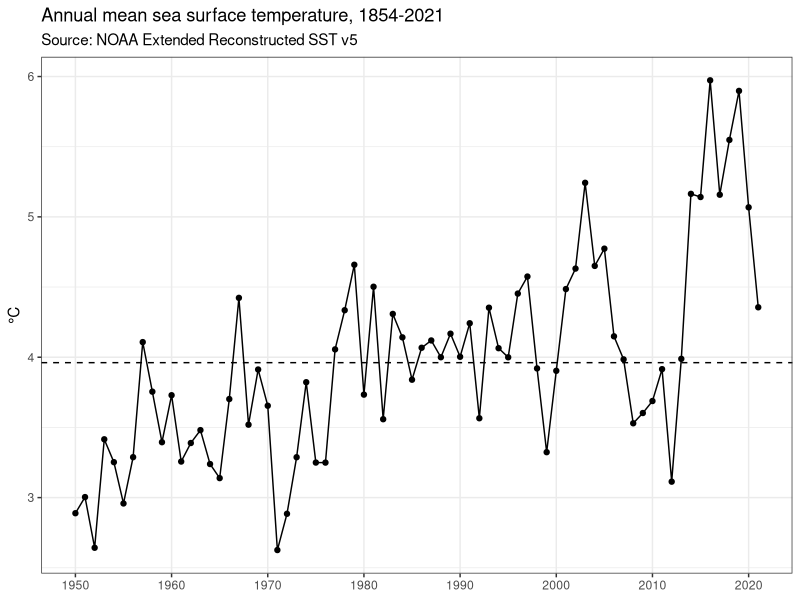
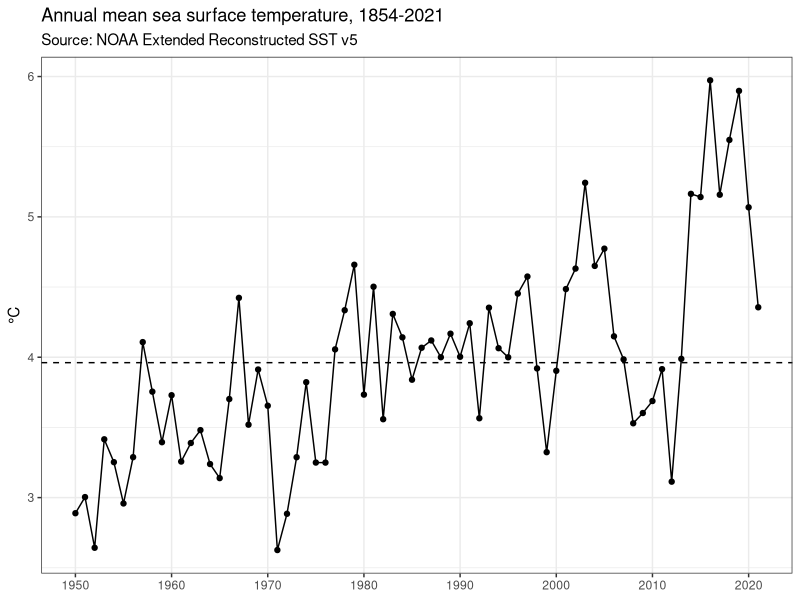

R code for these plots, in order:
# plots for snow crab and climate change section in council document

library(tidyverse)
theme_set(theme_bw())

# first, annual SST

dat <- read.csv("./CMIP6/summaries/regional_north_pacific_ersst_time_series.csv")

head(dat)

dat <- dat %>%
  filter(region == "Eastern_Bering_Sea")

ggplot(dat, aes(year, annual.unsmoothed)) +
  geom_point() +
  geom_line() +
  theme(axis.title.x = element_blank()) +
  geom_hline(yintercept = mean(dat$annual.unsmoothed), lty = 2) +
  labs(title = "Annual mean sea surface temperature, 1854-2021",
       subtitle = "Source: NOAA Extended Reconstructed SST v5",
       y = "°C") +
  scale_x_continuous(breaks = seq(1850, 2020, 10), minor_breaks = NULL)

ggsave("./CMIP6/figs/EBS_SST_plot.png", width = 7, height = 4, units = 'in')

dat <- dat %>%
  mutate(diff = annual.unsmoothed - mean(annual.unsmoothed))

tail(dat)

dat[dat$year %in% c(2016, 2018, 2019),]
